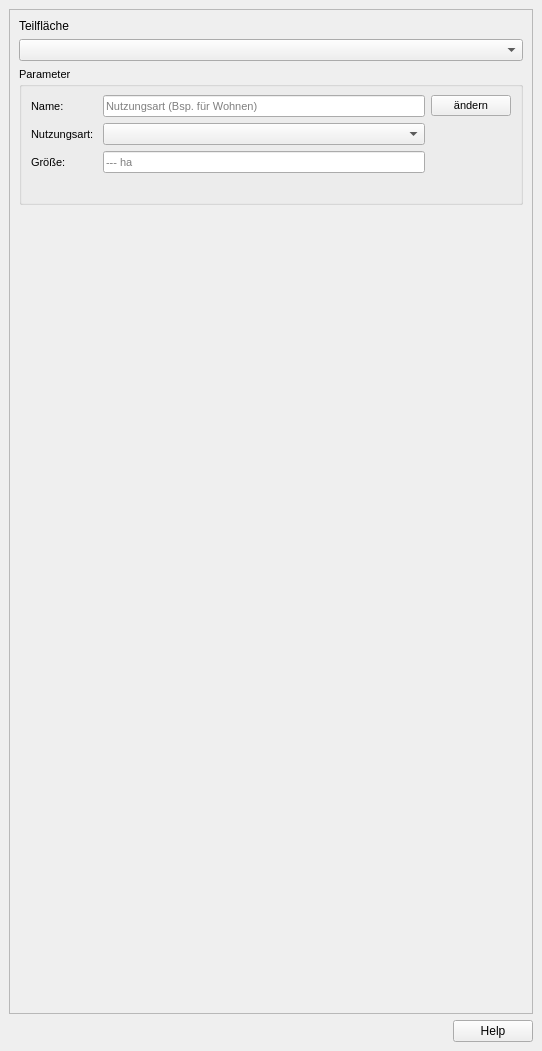
<?xml version="1.0" encoding="UTF-8"?>
<ui version="4.0">
 <class>DockWidget</class>
 <widget class="QDockWidget" name="DockWidget">
  <property name="geometry">
   <rect>
    <x>0</x>
    <y>0</y>
    <width>542</width>
    <height>1051</height>
   </rect>
  </property>
  <property name="font">
   <font>
    <family>MS Shell Dlg 2</family>
   </font>
  </property>
  <property name="windowTitle">
   <string>Projekt-Check // Projekt-Definitionen</string>
  </property>
  <widget class="QWidget" name="dockWidgetContents">
   <layout class="QVBoxLayout" name="verticalLayout_3">
    <item>
     <widget class="QScrollArea" name="scrollArea_3">
      <property name="sizePolicy">
       <sizepolicy hsizetype="Minimum" vsizetype="Expanding">
        <horstretch>0</horstretch>
        <verstretch>0</verstretch>
       </sizepolicy>
      </property>
      <property name="widgetResizable">
       <bool>true</bool>
      </property>
      <widget class="QWidget" name="scrollAreaWidgetContents_3">
       <property name="geometry">
        <rect>
         <x>0</x>
         <y>0</y>
         <width>522</width>
         <height>980</height>
        </rect>
       </property>
       <layout class="QVBoxLayout" name="verticalLayout_14">
        <item>
         <widget class="QLabel" name="label_4">
          <property name="text">
           <string>Teilfläche</string>
          </property>
         </widget>
        </item>
        <item>
         <widget class="QComboBox" name="area_combo"/>
        </item>
        <item>
         <widget class="QGroupBox" name="parameter_group">
          <property name="font">
           <font>
            <family>MS Shell Dlg 2</family>
            <pointsize>8</pointsize>
            <weight>50</weight>
            <bold>false</bold>
           </font>
          </property>
          <property name="title">
           <string>Parameter</string>
          </property>
          <layout class="QGridLayout" name="gridLayout">
           <item row="1" column="1">
            <widget class="QLabel" name="label">
             <property name="text">
              <string>Nutzungsart: </string>
             </property>
            </widget>
           </item>
           <item row="0" column="1">
            <widget class="QLabel" name="label_5">
             <property name="text">
              <string>Name:</string>
             </property>
            </widget>
           </item>
           <item row="2" column="2">
            <widget class="QLineEdit" name="lineEdit_3">
             <property name="sizePolicy">
              <sizepolicy hsizetype="Expanding" vsizetype="Fixed">
               <horstretch>0</horstretch>
               <verstretch>0</verstretch>
              </sizepolicy>
             </property>
             <property name="readOnly">
              <bool>true</bool>
             </property>
             <property name="placeholderText">
              <string>--- ha</string>
             </property>
            </widget>
           </item>
           <item row="0" column="2">
            <widget class="QLineEdit" name="lineEdit">
             <property name="sizePolicy">
              <sizepolicy hsizetype="Expanding" vsizetype="Fixed">
               <horstretch>0</horstretch>
               <verstretch>0</verstretch>
              </sizepolicy>
             </property>
             <property name="readOnly">
              <bool>true</bool>
             </property>
             <property name="placeholderText">
              <string>Nutzungsart (Bsp. für Wohnen)</string>
             </property>
            </widget>
           </item>
           <item row="0" column="3">
            <widget class="QPushButton" name="pushButton_2">
             <property name="text">
              <string>ändern</string>
             </property>
            </widget>
           </item>
           <item row="2" column="1">
            <widget class="QLabel" name="label_11">
             <property name="text">
              <string>Größe:</string>
             </property>
            </widget>
           </item>
           <item row="4" column="1" colspan="3">
            <layout class="QVBoxLayout" name="param_layout"/>
           </item>
           <item row="1" column="2">
            <widget class="QComboBox" name="type_combo"/>
           </item>
           <item row="3" column="2">
            <spacer name="verticalSpacer_2">
             <property name="orientation">
              <enum>Qt::Vertical</enum>
             </property>
             <property name="sizeType">
              <enum>QSizePolicy::Fixed</enum>
             </property>
             <property name="sizeHint" stdset="0">
              <size>
               <width>20</width>
               <height>20</height>
              </size>
             </property>
            </spacer>
           </item>
          </layout>
         </widget>
        </item>
        <item>
         <spacer name="verticalSpacer">
          <property name="orientation">
           <enum>Qt::Vertical</enum>
          </property>
          <property name="sizeHint" stdset="0">
           <size>
            <width>20</width>
            <height>40</height>
           </size>
          </property>
         </spacer>
        </item>
       </layout>
      </widget>
     </widget>
    </item>
    <item>
     <widget class="QDialogButtonBox" name="buttonBox">
      <property name="standardButtons">
       <set>QDialogButtonBox::Help</set>
      </property>
      <property name="centerButtons">
       <bool>false</bool>
      </property>
     </widget>
    </item>
   </layout>
  </widget>
 </widget>
 <resources/>
 <connections/>
</ui>
